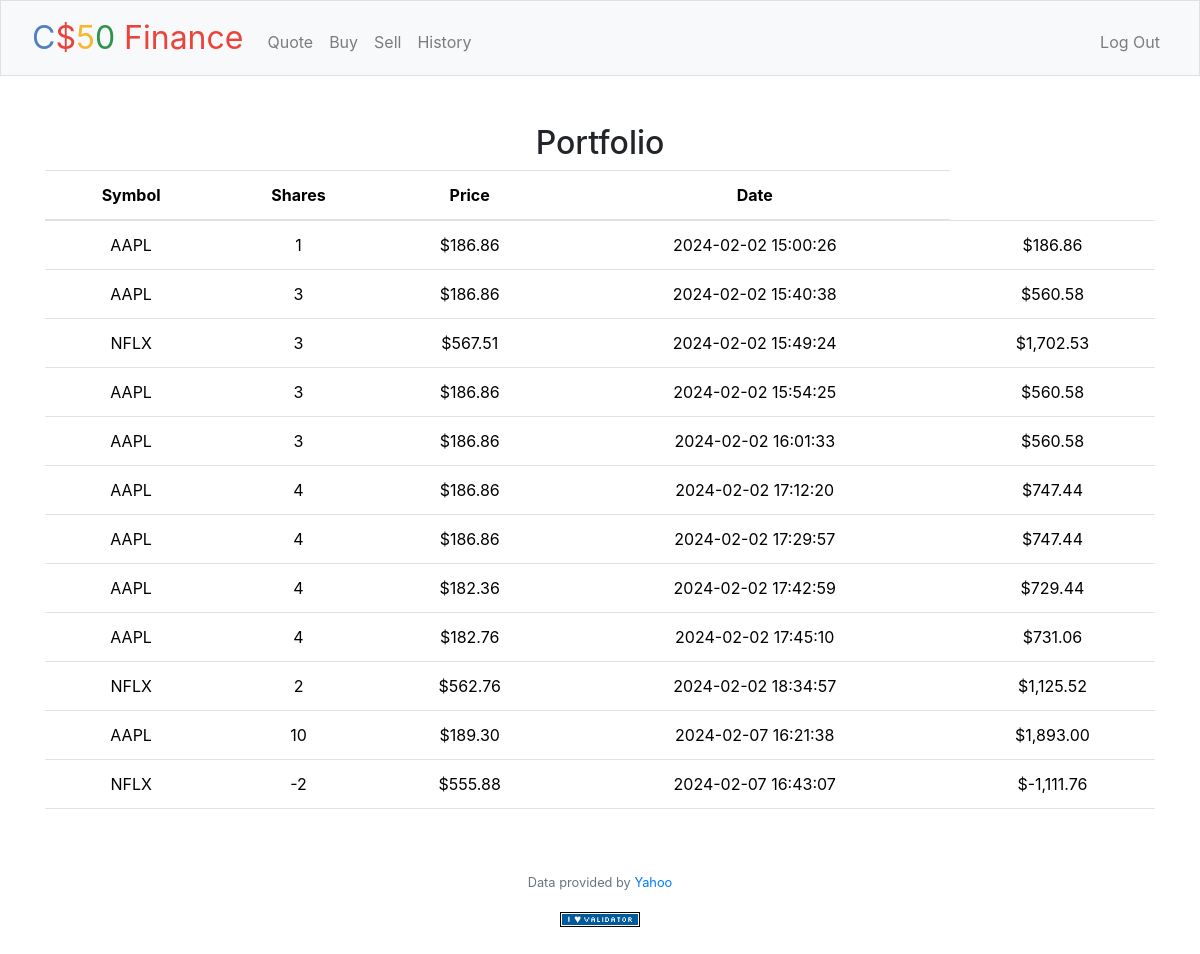
Screenshot of /history (signed in) with the database file from the repository.
### tables this page shows
CREATE TABLE 'transactions' ('id' INTEGER PRIMARY KEY AUTOINCREMENT NOT NULL, 'user_id' INTEGER, 'symbol' TEXT, 'shares' INTEGER, 'price' REAL, 'date' DATETIME);

### app.py (the view)
@app.route("/history")
@login_required
def history():
    user_id = session["user_id"]
    transactions_db = db.execute(
        "SELECT * FROM transactions WHERE  user_id = :id", id=user_id
    )
    return render_template("history.html", transactions=transactions_db)

### app.py (called while the page is built)
@app.after_request
def after_request(response):
    response.headers["Cache-Control"] = "no-cache, no-store, must-revalidate"
    response.headers["Expires"] = 0
    response.headers["Pragma"] = "no-cache"
    return response

### helpers.py (called while the page is built)
def login_required(f):
    @wraps(f)
    def decorated_function(*args, **kwargs):
        if session.get("user_id") is None:
            return redirect("/login")
        return f(*args, **kwargs)
    return decorated_function

def usd(value):
    return f"${value:,.2f}"

### templates/history.html (shortened to what this page needs)
{% extends "layout.html" %}
{% block main %}
    <h2>Portfolio</h2>
    <table class="table table-hover">
        <thead>
            <tr>
                <th scope="col">Symbol</th>
                <th scope="col">Shares</th>
                <th scope="col">Price</th>
                <th scope="col">Date</th>
            </tr>
        </thead>
        <tbody>
            {% for row in transactions %}
                <tr>
                    <td>{{ row["symbol"] }}</td>
                    <td>{{ row["shares"] }}</td>
                    <td>{{ row["price"]|usd }}</td>
                    <td>{{ row["date"] }}</td>
                    <td>{{ (row["shares"] * row["price"])|round(2)|usd }}</td>
                </tr>
            {% endfor %}
        </tbody>
    </table>
{% endblock %}

### templates/layout.html (shortened to what this page needs)
<!doctype html>
<html lang="en">
  <head>
    <link
      href="https://cdn.jsdelivr.net/npm/bootstrap@5.3.2/dist/css/bootstrap.min.css"
      rel="stylesheet"
    />
    <link
      rel="stylesheet"
      href="https://cdn.jsdelivr.net/npm/bootstrap@4.1.3/dist/css/bootstrap.min.css"
    />
    <link href="/static/styles.css" rel="stylesheet" />
  </head>
  <body>
    <nav class="bg-light border navbar navbar-expand-md navbar-light">
      <div class="container-fluid">
        <a class="navbar-brand" href="/"
          ><span class="blue">C</span><span class="red">$</span
          ><span class="yellow">5</span><span class="green">0</span>
          <span class="red">Finance</span></a
        >
        <div class="collapse navbar-collapse" id="navbar">
          {% if session["user_id"] %}
          <ul class="navbar-nav me-auto mt-2">
            <li class="nav-item">
              <a class="nav-link" href="/quote">Quote</a>
            </li>
            <li class="nav-item"><a class="nav-link" href="/buy">Buy</a></li>
            <li class="nav-item"><a class="nav-link" href="/sell">Sell</a></li>
            <li class="nav-item">
              <a class="nav-link" href="/history">History</a>
            </li>
          </ul>
          <ul class="navbar-nav ms-auto mt-2">
            <li class="nav-item">
              <a class="nav-link" href="/logout">Log Out</a>
            </li>
          </ul>
          {% endif %}
        </div>
      </div>
    </nav>
    <main class="container py-5 text-center">
      {% block main %}{% endblock %}
    </main>
    <footer class="mb-5">
      <p class="mb-3 small text-center text-muted">
        Data provided by <a href="https://finance.yahoo.com/">Yahoo</a>
      </p>
      <form
        action="https://validator.w3.org/check"
        class="text-center"
        enctype="multipart/form-data"
        method="post"
        target="_blank"
      >
        <input
          alt="Validate"
          src="/static/I_heart_validator.png"
          type="image"
        />
      </form>
    </footer>
  </body>
</html>

### static/styles.css (style rules this page uses)
nav .navbar-brand { font-size: xx-large; }
nav .navbar-brand .blue { color: #537fbe; }
nav .navbar-brand .red { color: #ea433b; }
nav .navbar-brand .yellow { color: #f5b82e; }
nav .navbar-brand .green { color: #2e944b; }

### rows the page displays
transactions: symbol "AAPL", shares "1", price "$186.86", date "2024-02-02 15:00:26", (row['shares']*row['price'])|round(2)|usd "$186.86"
transactions: symbol "AAPL", shares "3", price "$186.86", date "2024-02-02 15:40:38", (row['shares']*row['price'])|round(2)|usd "$560.58"
transactions: symbol "NFLX", shares "3", price "$567.51", date "2024-02-02 15:49:24", (row['shares']*row['price'])|round(2)|usd "$1,702.53"
transactions: symbol "AAPL", shares "3", price "$186.86", date "2024-02-02 15:54:25", (row['shares']*row['price'])|round(2)|usd "$560.58"
transactions: symbol "AAPL", shares "3", price "$186.86", date "2024-02-02 16:01:33", (row['shares']*row['price'])|round(2)|usd "$560.58"
transactions: symbol "AAPL", shares "4", price "$186.86", date "2024-02-02 17:12:20", (row['shares']*row['price'])|round(2)|usd "$747.44"
transactions: symbol "AAPL", shares "4", price "$186.86", date "2024-02-02 17:29:57", (row['shares']*row['price'])|round(2)|usd "$747.44"
transactions: symbol "AAPL", shares "4", price "$182.36", date "2024-02-02 17:42:59", (row['shares']*row['price'])|round(2)|usd "$729.44"
transactions: symbol "AAPL", shares "4", price "$182.76", date "2024-02-02 17:45:10", (row['shares']*row['price'])|round(2)|usd "$731.06"
transactions: symbol "NFLX", shares "2", price "$562.76", date "2024-02-02 18:34:57", (row['shares']*row['price'])|round(2)|usd "$1,125.52"
transactions: symbol "AAPL", shares "10", price "$189.30", date "2024-02-07 16:21:38", (row['shares']*row['price'])|round(2)|usd "$1,893.00"
transactions: symbol "NFLX", shares "-2", price "$555.88", date "2024-02-07 16:43:07", (row['shares']*row['price'])|round(2)|usd "$-1,111.76"
